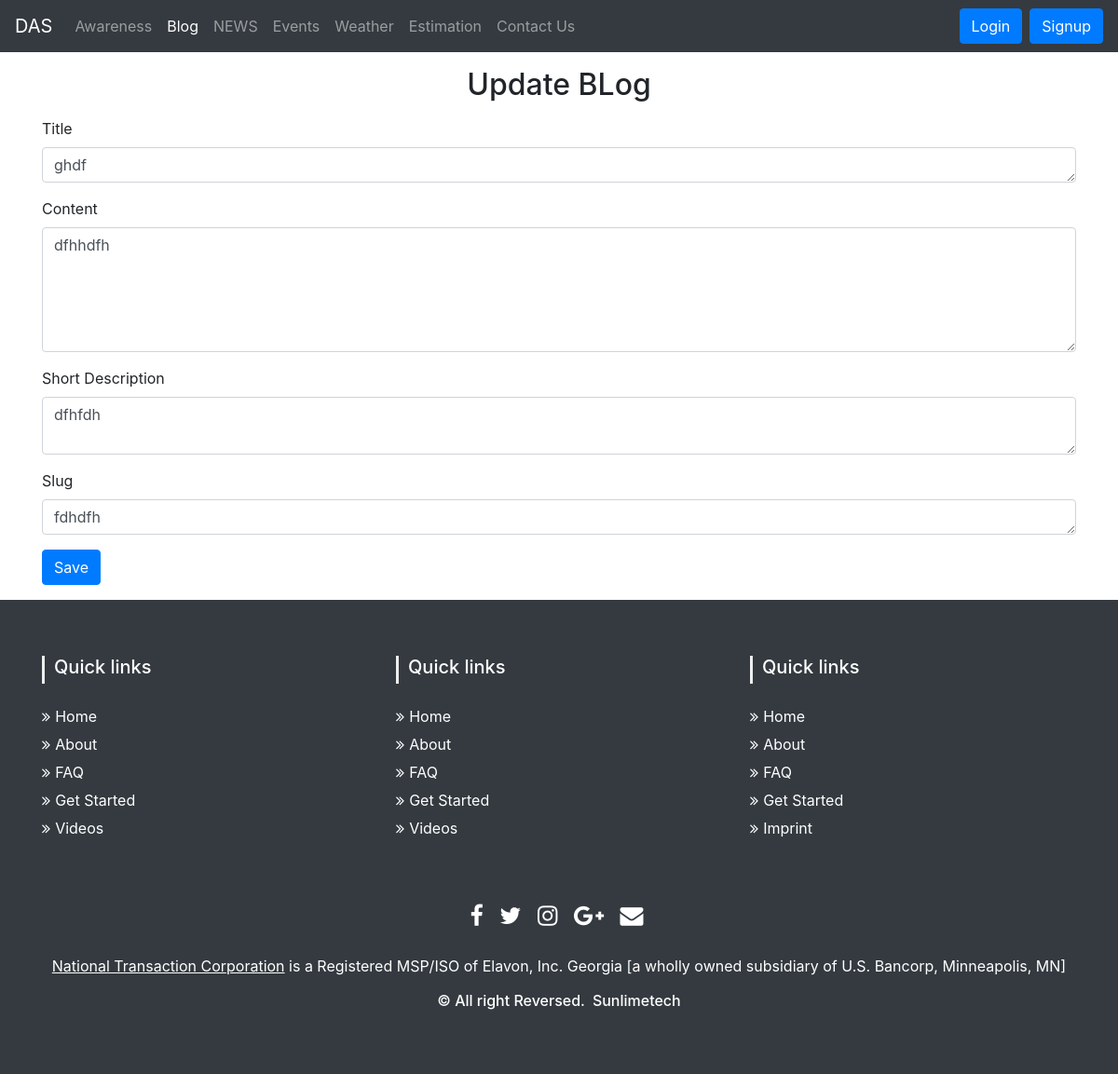
/blogupdate/ghdf, run on an earlier commit of the app's database.
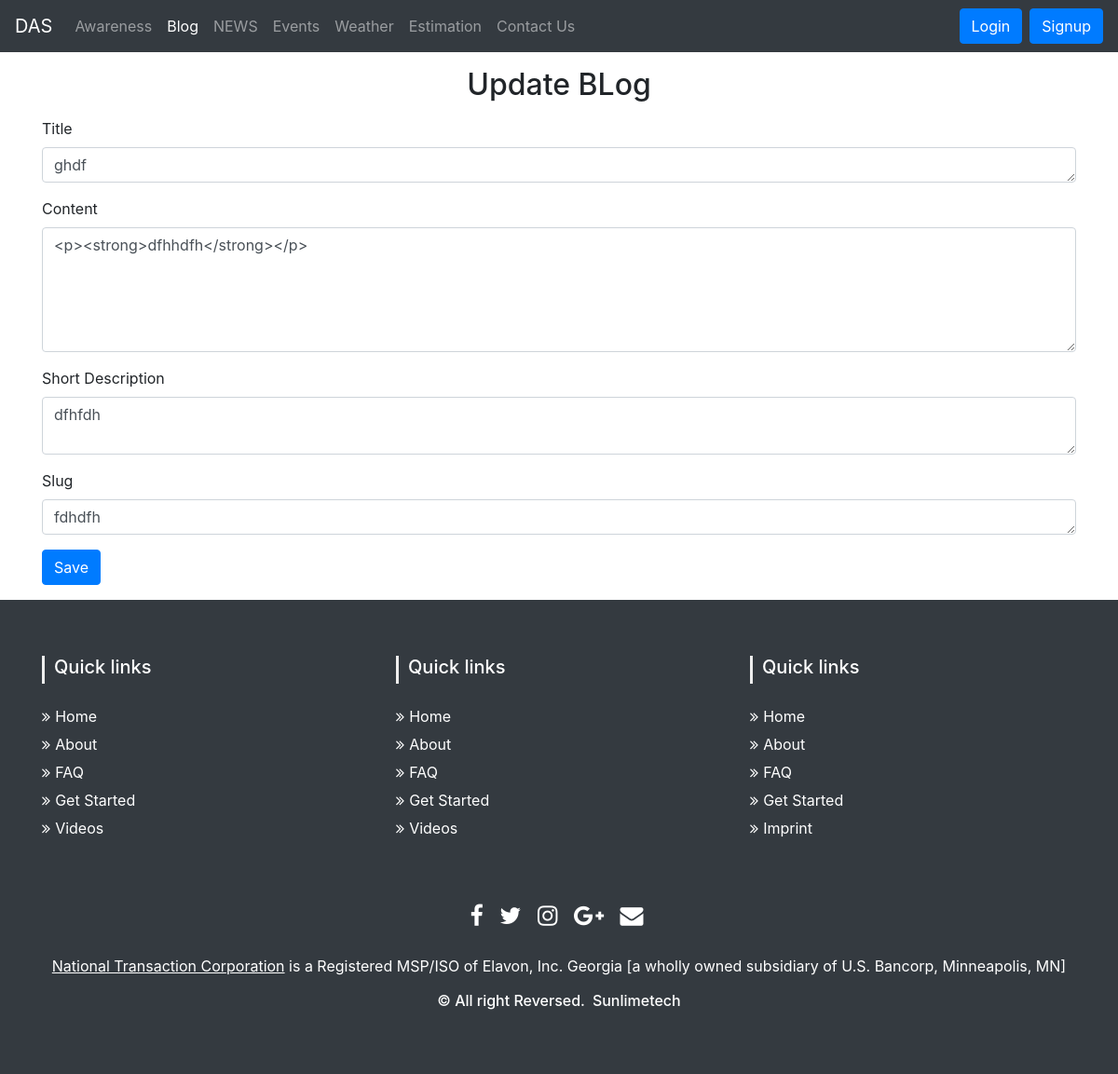
And on a later commit of the database.
### fyp/models.py (models this page shows, shortened)
class Blog(models.Model):
    sno = models.AutoField(primary_key=True)
    title = models.CharField(max_length=200)
    content = RichTextField(null=True)
    short_desc = models.CharField(max_length=300, default="")
    slug = models.CharField(max_length=100)
    time = models.DateTimeField(auto_now_add=True)
    author = models.CharField(max_length=20, default="")
    username = models.CharField(max_length=20, default="")

### fyp/views.py (the view, shortened to what this page needs)
# urls.py: path('blogupdate/<str:title>', views.blogupdate, name='blogupdate'),
def blogupdate(request, title):
    editblog = title
    blog = Blog.objects.filter(title=editblog).first
    context = {'blog':blog}
    return render(request, 'blogupdate.html',context)

### templates/blogupdate.html (shortened to what this page needs)
{% extends 'base.html' %}
{% block blogactive %}active{% endblock blogactive %}
{% block body %}
<div class="container my-3">
    <h2 class="text-center my-3">Update BLog</h2>
    <form action="/blogupdate/{{blog.title}}" method="POST">
  <div class="form-group">
    <label for="exampleFormControlTextarea1">Title</label>
    <textarea class="form-control" id="title" name="title" rows="1">{{blog.title}}</textarea>
  </div>
  <div class="form-group">
    <label for="exampleFormControlTextarea1">Content</label>
    <textarea class="form-control" id="content" name="content" rows="5">{{blog.content|safe}}</textarea>
  </div>
  <div class="form-group">
    <label for="exampleFormControlTextarea1">Short Description</label>
    <textarea class="form-control" id="short_desc" name="short_desc" rows="2">{{blog.short_desc}}</textarea>
  </div>
  <div class="form-group">
    <label for="exampleFormControlTextarea1">Slug</label>
    <textarea class="form-control" id="slug" name="slug" rows="1">{{blog.slug}}</textarea>
  </div>
  <button type="submit" class="btn btn-primary">Save</button>
      </form>
</div>
{% endblock body %}

What changed in the data, as far as the page shows it:
changed Blog "ghdf": content "dfhhdfh" → "<p><strong>dfhhdfh</strong></p>"
